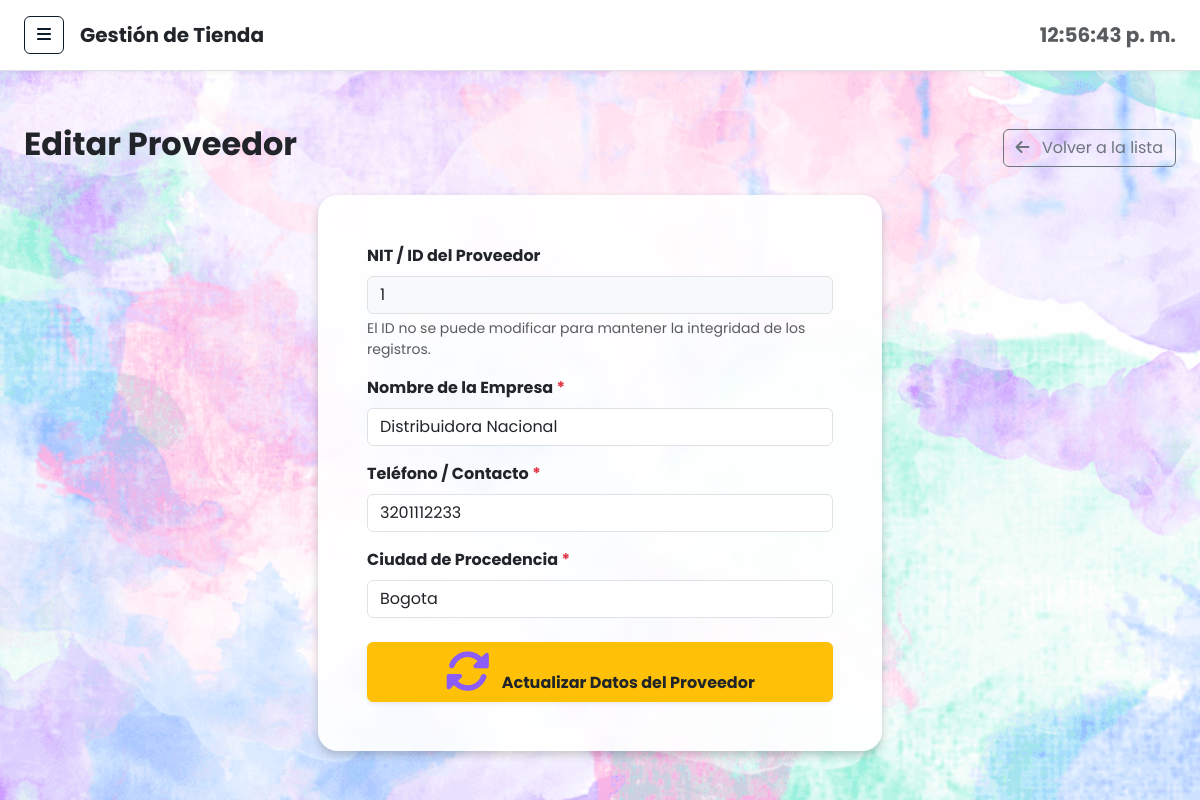
/proveedor/editar.php?id=1, run on the app's committed database.
### tables this page shows
CREATE TABLE `proveedor` (
  `id_proveedor` int NOT NULL,
  `nombre` varchar(100) NOT NULL,
  `telefono` varchar(20) DEFAULT NULL,
  `ciudad_procedencia` varchar(50) NOT NULL
);

### proveedor/editar.php (the view, shortened to what this page needs)
<?php
require_once '../config/conexion.php';
if (isset($_GET['id'])) {
    $id_get = $conexion->real_escape_string($_GET['id']);
    $query_select = "SELECT * FROM Proveedor WHERE id_proveedor = '$id_get'";
    $resultado = $conexion->query($query_select);
    if ($resultado && $resultado->num_rows > 0) {
        $proveedor = $resultado->fetch_assoc();
    } else {
        header("Location: selecionar.php");
        exit();
    }
} elseif ($_SERVER['REQUEST_METHOD'] != 'POST') {
    header("Location: selecionar.php");
    exit();
}
include '../includes/header.php';
include '../includes/sidebar.php';
?>
<div class="d-flex justify-content-between align-items-center mb-4">
    <h2 class="text-dark fw-bold">Editar Proveedor</h2>
    <a href="selecionar.php" class="btn btn-outline-secondary">
        <i class="fas fa-arrow-left me-2"></i> Volver a la lista
    </a>
</div>
<div class="row justify-content-center">
    <div class="col-md-8 col-lg-6">
        <div class="card shadow-sm border-0">
            <div class="card-body p-4">
                <form action="editar.php" method="POST">
                    <div class="mb-3">
                        <label for="id_proveedor" class="form-label fw-bold">NIT / ID del Proveedor</label>
                        <input type="text" class="form-control bg-light" id="id_proveedor" name="id_proveedor" value="<?= $proveedor['id_proveedor'] ?>" readonly>
                        <div class="form-text">El ID no se puede modificar para mantener la integridad de los registros.</div>
                    </div>
                    <div class="mb-3">
                        <label for="nombre" class="form-label fw-bold">Nombre de la Empresa <span class="text-danger">*</span></label>
                        <input type="text" class="form-control" id="nombre" name="nombre" value="<?= $proveedor['nombre'] ?>" required>
                    </div>
                    <div class="mb-3">
                        <label for="telefono" class="form-label fw-bold">Teléfono / Contacto <span class="text-danger">*</span></label>
                        <input type="text" class="form-control" id="telefono" name="telefono" value="<?= $proveedor['telefono'] ?>" required>
                    </div>
                    <div class="mb-4">
                        <label for="ciudad_procedencia" class="form-label fw-bold">Ciudad de Procedencia <span class="text-danger">*</span></label>
                        <input type="text" class="form-control" id="ciudad_procedencia" name="ciudad_procedencia" value="<?= $proveedor['ciudad_procedencia'] ?>" required>
                    </div>
                    <div class="d-grid gap-2">
                        <button type="submit" class="btn btn-warning text-dark fw-bold shadow-sm">
                            <i class="fas fa-sync-alt me-2"></i> Actualizar Datos del Proveedor
                        </button>
                    </div>
                </form>
            </div>
        </div>
    </div>
</div>
<?php
include '../includes/footer.php';
?>

### css/estilos.css (style rules this page uses)
* { margin: 0; padding: 0; box-sizing: border-box; font-family: 'Poppins', sans-serif; }
body { display: flex; background: #f4f7fe; }
.card { background: white; padding: 25px; border-radius: 20px; display: flex; justify-content: space-between; align-items: center; box-shadow: 0 4px 20px rgba(0,0,0,0.05); transition: 0.3s; }
.card i { font-size: 45px; color: #3b82f6; }
.card i { color: #8b5cf6; }
body { background-color: #f4f6f9; overflow-x: hidden; margin: 0; }

### includes/header.php (style rules this page uses)
body, #page-content-wrapper { background-image: url('/Proyecto/img/fondo.png') !important; background-size: cover !important; background-position: center !important; background-repeat: no-repeat !important; background-attachment: fixed !important; }
.card { background-color: rgba(255, 255, 255, 0.90) !important; box-shadow: 0 4px 8px rgba(0, 0, 0, 0.2) !important; backdrop-filter: blur(4px); }

### data on the page
proveedor: id_proveedor "1", nombre "Distribuidora Nacional", telefono "3201112233", ciudad_procedencia "Bogota"
